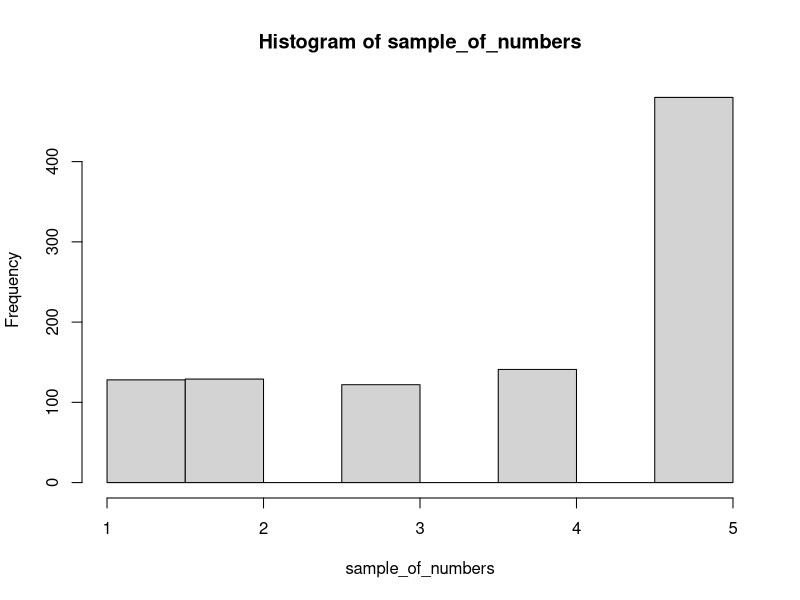
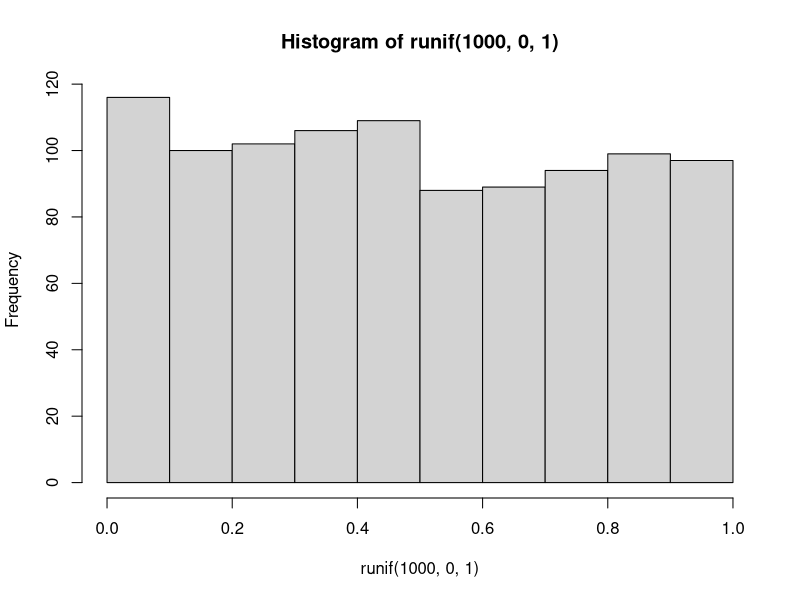
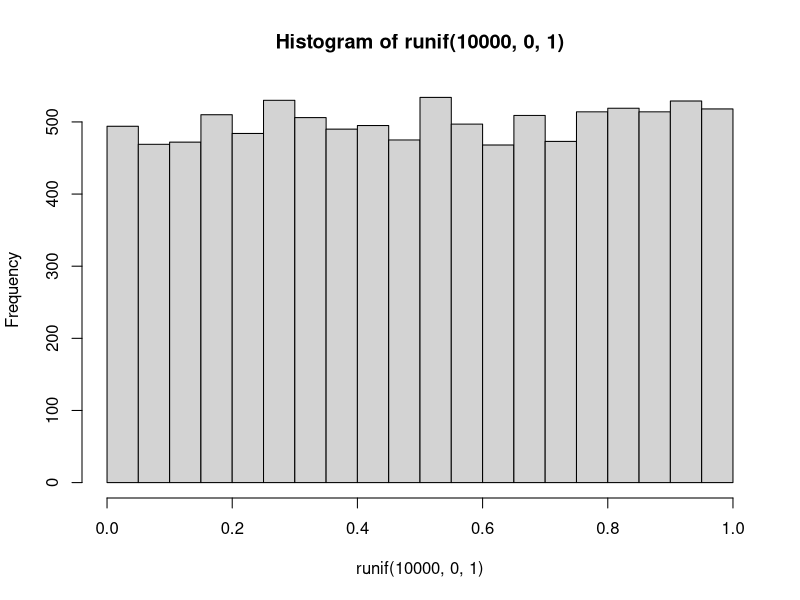
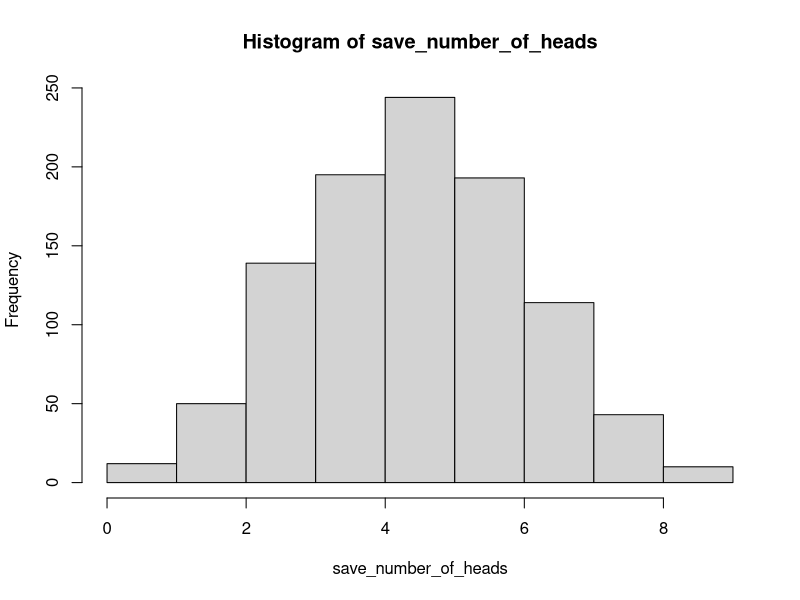
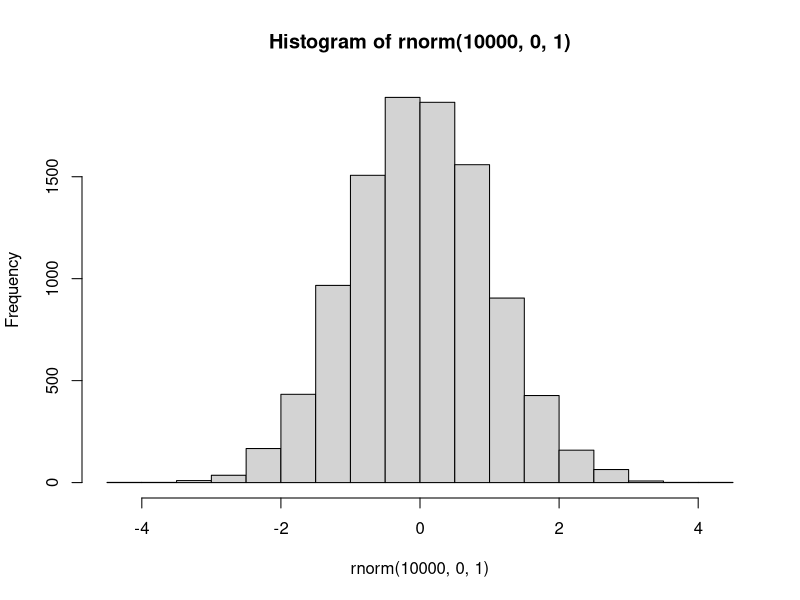
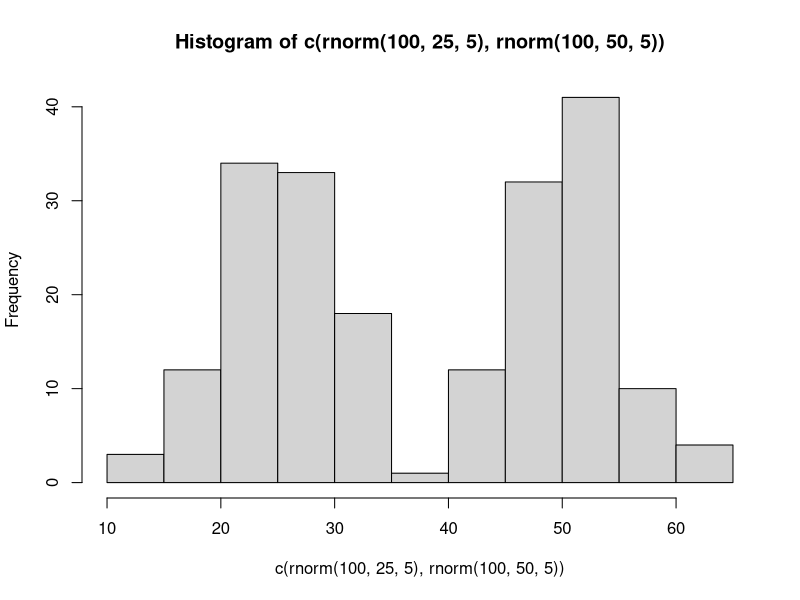
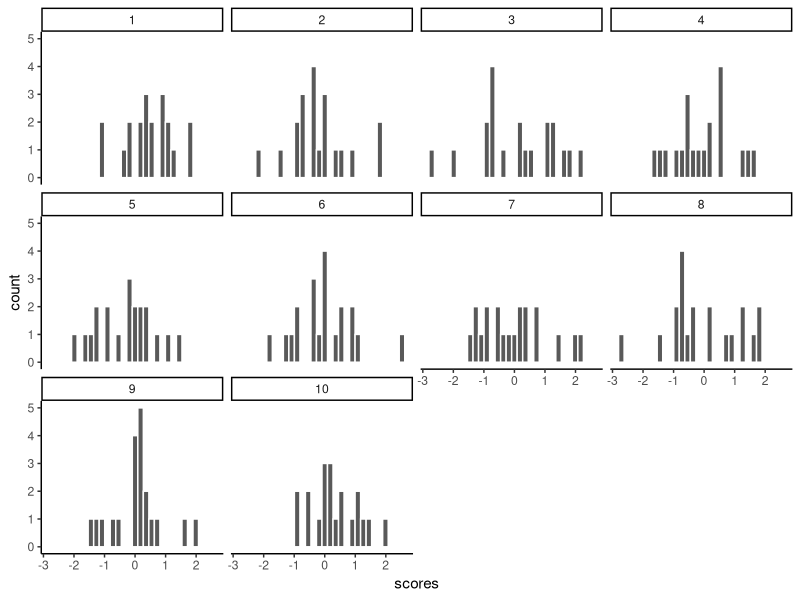
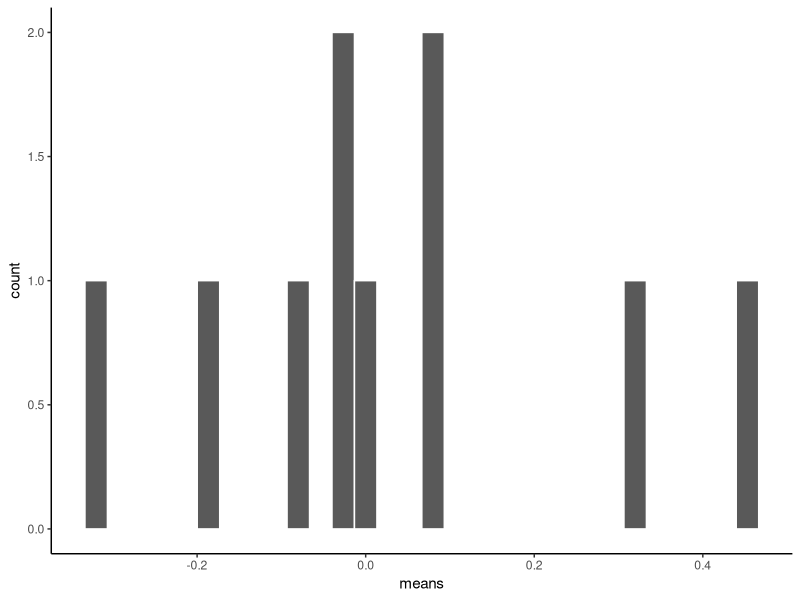

The R source for these figures, in order: (Note: this script raises an error after producing the figures.)
## ---- chunk 1
gumballs <- c("A","B")
sample_of_gumballs <-sample(gumballs, 10, replace=TRUE)
sample_of_gumballs
## ---- chunk 2
some_numbers <- c(1,2,3,4,5,5,5,5)
sample_of_numbers <-sample(some_numbers, 20, replace=TRUE)
sample_of_numbers
## ---- chunk 3
library(ggplot2)
some_numbers <- c(1,2,3,4,5,5,5,5)
sample_of_numbers <-sample(some_numbers, 1000, replace=TRUE)
hist(sample_of_numbers)

## ---- chunk 4
hist(runif(1000,0,1))
## ---- chunk 5
hist(runif(10000,0,1))
## ---- chunk 6
coin_flips <- rbinom(10,1,.5)
coin_flips

## ---- chunk 7
coin_flips <- rbinom(10,1,.5)
sum(coin_flips)
## ---- chunk 8
save_number_of_heads<-length(1000) # make an empty variable to save things in

for(i in 1:1000){
  save_number_of_heads[i] <- sum(rbinom(10,1,.5))
}

hist(save_number_of_heads)

## ---- chunk 9
hist(rnorm(10000,0,1))
## ---- chunk 10
hist( c( rnorm(100,25,5), rnorm(100,50,5)) )
## ---- chunk 11
scores <- rnorm(10*20,0,1)
samples <- rep(1:10,each=20)
my_df <- data.frame(samples,scores)
## ---- chunk 12
ggplot(my_df, aes(x=scores))+
  geom_histogram(color="white")+
  facet_wrap(~samples)+
  theme_classic()
## ---- chunk 13
library(dplyr)

sample_means <- my_df %>%
                group_by(samples) %>%
                summarise(means=mean(scores))

knitr::kable(sample_means)

## ---- chunk 14
 
 ggplot(sample_means, aes(x=means))+
  geom_histogram(color="white")+
  theme_classic()
 
## ---- chunk 15
mean(sample_means$means)
## ---- chunk 16
# get 1000 samples with 20 scores each

scores <- rnorm(1000*20,0,1)
samples <- rep(1:1000,each=20)
my_df <- data.frame(samples,scores)

# get the means of the samples

sample_means <- my_df %>%
                group_by(samples) %>%
                summarise(means=mean(scores))

# make a histogram

 ggplot(sample_means, aes(x=means))+
  geom_histogram(color="white")+
  theme_classic()


## ---- chunk 17
all_df<-data.frame()
for(i in 1:1000){
  sample<-rnorm(50,100,20)
  sample_mean<-mean(sample)
  sample_sd<-sd(sample)
  sample_max<-max(sample)
  sample_median<-median(sample)
  t_df<-data.frame(i,sample_mean,sample_sd,sample_max,sample_median)
  all_df<-rbind(all_df,t_df)
}

library(ggpubr)
a<-ggplot(all_df,aes(x=sample_mean))+
  geom_histogram(color="white")+
  theme_classic()
b<-ggplot(all_df,aes(x=sample_sd))+
  geom_histogram(color="white")+
  theme_classic()
c<-ggplot(all_df,aes(x=sample_max))+
  geom_histogram(color="white")+
  theme_classic()
d<-ggplot(all_df,aes(x=sample_median))+
  geom_histogram(color="white")+
  theme_classic()

ggarrange(a,b,c,d,
          ncol = 2, nrow = 2)

## ---- chunk 18
scores <- runif(100*1000,0,1)
samples <- rep(1:100,each=1000)
my_df <- data.frame(samples,scores)

ggplot(my_df[1:(10*1000),], aes(x=scores))+
  geom_histogram(color="white", bins=10)+
  facet_wrap(~samples)+
  theme_classic()+
  ylim(0,200)

## ---- chunk 19

sample_means <- my_df %>%
                group_by(samples) %>%
                summarise(means=mean(scores))

# make a histogram

 ggplot(sample_means, aes(x=means))+
  geom_histogram(color="white", bins=15)+
  theme_classic()


## ---- chunk 20
normal_dist <- dnorm(seq(-4,4,.1), 0, 1)
values <-seq(-4,4,.1)
normal_df <-data.frame(values,normal_dist)

ggplot(normal_df, aes(x=values,y=normal_dist))+
  geom_line()+
  theme_classic()


## ---- chunk 21
pnorm(0, mean = 0, sd= 1, lower.tail=FALSE)
## ---- chunk 22
pnorm(2, mean = 0, sd= 1, lower.tail=FALSE)
## ---- chunk 23
ps<-pnorm(c(-1,1), mean = 0, sd= 1, lower.tail=FALSE)
ps[1]-ps[2]
## ---- chunk 24
ps<-pnorm(c(1,2), mean = 0, sd= 1, lower.tail=FALSE)
ps[1]-ps[2]
## ---- chunk 25
ps<-pnorm(c(2,3), mean = 0, sd= 1, lower.tail=FALSE)
ps[1]-ps[2]
## ---- chunk 26
some_numbers <- rnorm(20,50,25)
## ---- chunk 27
my_mean <- mean(some_numbers)
my_sd <-sd(some_numbers)

print(my_mean)
print(my_sd)
## ---- chunk 28
differences<-some_numbers-my_mean
print(differences)
## ---- chunk 29
z_scores<-differences/my_sd
print(z_scores)
## ---- chunk 30
knitr::include_graphics('img/4.4.11.png')
## ---- chunk 31
knitr::include_graphics('img/4.4.12.png')
## ---- chunk 32
knitr::include_graphics('img/4.4.13.png')
## ---- chunk 33
knitr::include_graphics('img/4.4.14.png')
## ---- chunk 34
knitr::include_graphics('img/4.4.15.png')
## ---- chunk 35
knitr::include_graphics('img/4.4.15.png')
## ---- chunk 36
knitr::include_graphics('img/4.4.14.png')
## ---- chunk 37
knitr::include_graphics('img/4.4.16.png')
## ---- chunk 38
knitr::include_graphics('img/4.4.17.png')
## ---- chunk 39
knitr::include_graphics('img/4.4.18.png')
## ---- chunk 40
knitr::include_graphics('img/4.4.19.png')
